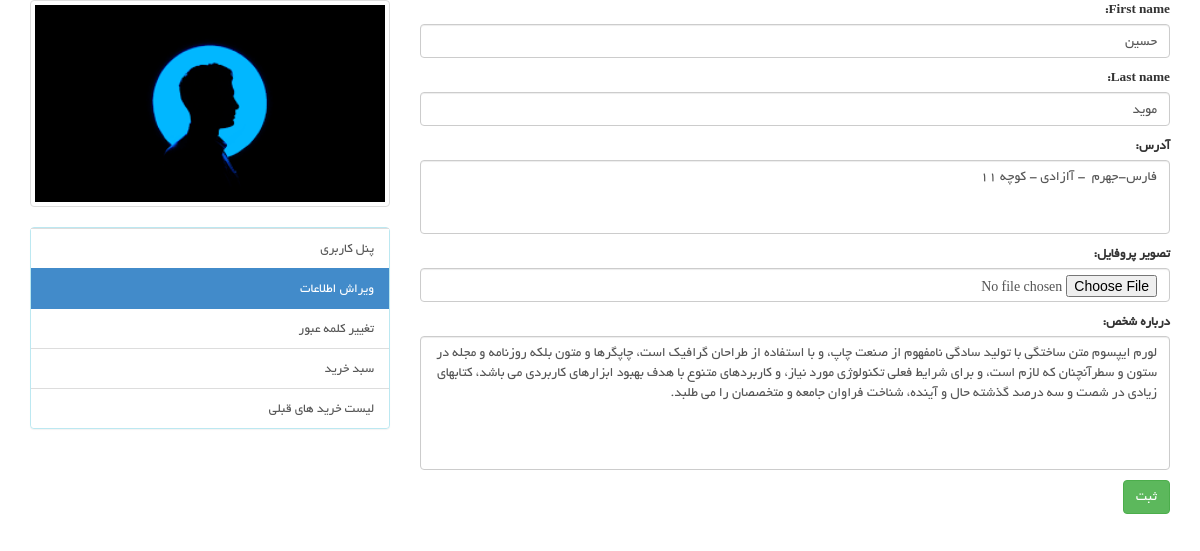
The app's page /dashboard/edit_informations (signed in) with its own data.
### account_module/models.py (models this page shows, shortened)
class User(AbstractUser):
    avatar = models.ImageField(upload_to="images/profile" , verbose_name="تصویر آواتار" , null=True , blank=True)
    active_email_code = models.CharField(max_length=200 , verbose_name= "کد فعالسازی ایمیل")
    about_user = models.TextField(null=True , blank=True , verbose_name="درباره شخص")
    address = models.TextField(null=True , blank=True , verbose_name="آدرس")
    class Meta:
        verbose_name = "کاربر"
        verbose_name_plural = "کاربران"

### dashboard_module/views.py (the view, shortened to what this page needs)
# urls.py: path('edit_informations' , views.EditInformationsView.as_view() , name = "edit_informations"),
@method_decorator(login_required , 'dispatch')
class EditInformationsView(View):
    def get(self , request):
        if request.user.is_authenticated:
            user_info = User.objects.get(id=request.user.id)
            edit_info = EditInformationsForm(instance = user_info)
            context = {
                'form' : edit_info,
                'user_info' : user_info
            }
            return render(request , "dashboard_module/edit_informations.html" , context)

### dashboard_module/forms.py
class EditInformationsForm(forms.ModelForm):
    class Meta:
        model = User
        fields = ["first_name" , "last_name" , "address" , "avatar" , 'about_user']
        labels = {
            'avatar' : 'تصویر پروفایل'
        }
        widgets = {
            'first_name':forms.TextInput(attrs={
                'class' : 'form-control',
                'placeholder' : 'نام',
            }),
            'last_name': forms.TextInput(attrs={
                'class': 'form-control',
                'placeholder': 'نام خانوادگی',
            }),
            'address': forms.Textarea(attrs={
                'class': 'form-control',
                'placeholder': 'آدرس',
                'rows' : 3
            }),
            'about_user':forms.Textarea(attrs={
                'class' : 'form-control',
                'placeholder' : "درباره من ",
                'rows' : 6
            }),
            'avatar':forms.FileInput(attrs={
                'class' : 'form-control'
            })
        }

### dashboard_module/templates/dashboard_module/edit_informations.html (shortened to what this page needs)
{% extends 'shared/base.html' %}
{% load thumbnail %}
{% block content %}
    <div class="container">
        <div class="row">
            <div class="col-md-4">
                <a class="thumbnail">
                    <img src="{{ user_info.avatar.url }}" style="width: 100%" alt="">
                </a>
                {% include 'includes/dashboard_menu.html' %}
            </div>
            <div class="col-md-8">
                <form enctype="multipart/form-data" action="{% url 'edit_informations' %}" method="post">
                    {{ form.as_p }}
                    <input type="submit" style="margin-bottom: 9px" class="btn btn-success pull-right" id="sabt"  value="ثبت">
                </form>
            </div>
        </div>
    </div>
{% endblock %}

### static/css/main.css (style rules this page uses)
body { font-family: 'BYekan'; font-size: 10pt; position: relative; font-weight: normal; direction: rtl; }
a { -webkit-transition: 300ms; -moz-transition: 300ms; -o-transition: 300ms; transition: 300ms; }
.chose_area input, select, textarea { background: #F0F0E9; border:0; color: #696763; padding: 6px; width: 100%; border-radius: 0; resize: none }

### records on screen
User: avatar (picture), first_name "حسین", last_name "موید", address "فارس-جهرم - آازادی - کوچه 11", about_user "لورم ایپسوم متن ساختگی با تولید سادگی نامفهوم از صنعت چاپ، و با استفاده از طراحان گرافیک است، چاپگرها و متون بلکه روزنامه و مجله در ستون و سطرآنچنان که لازم است، و برای شرایط فعلی تکنولوژی مورد نیاز، و کاربردهای متنوع با هدف بهبود ابزارهای کاربردی می باشد، کتابهای زیادی در شصت و سه درصد گذشته حال و آینده، شناخت فراوان جامعه و متخصصان را می طلبد."
